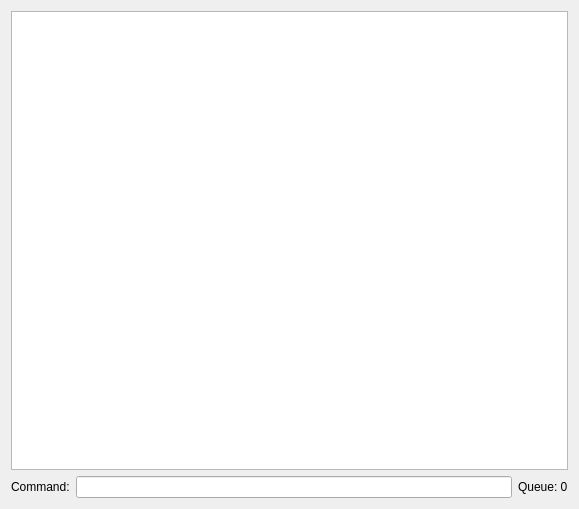
<?xml version="1.0" encoding="UTF-8"?>
<ui version="4.0">
 <class>DebugConsoleDialog</class>
 <widget class="QDialog" name="DebugConsoleDialog">
  <property name="geometry">
   <rect>
    <x>0</x>
    <y>0</y>
    <width>579</width>
    <height>509</height>
   </rect>
  </property>
  <property name="windowTitle">
   <string>Debug console</string>
  </property>
  <layout class="QVBoxLayout" name="verticalLayout">
   <item>
    <widget class="QTextEdit" name="debugEdit">
     <property name="readOnly">
      <bool>true</bool>
     </property>
    </widget>
   </item>
   <item>
    <layout class="QHBoxLayout" name="horizontalLayout">
     <item>
      <widget class="QLabel" name="label">
       <property name="text">
        <string>Command:</string>
       </property>
      </widget>
     </item>
     <item>
      <widget class="QLineEdit" name="commandEdit"/>
     </item>
     <item>
      <widget class="QLabel" name="queueLabel">
       <property name="text">
        <string>Queue: 0</string>
       </property>
      </widget>
     </item>
    </layout>
   </item>
  </layout>
 </widget>
 <resources/>
 <connections/>
</ui>
